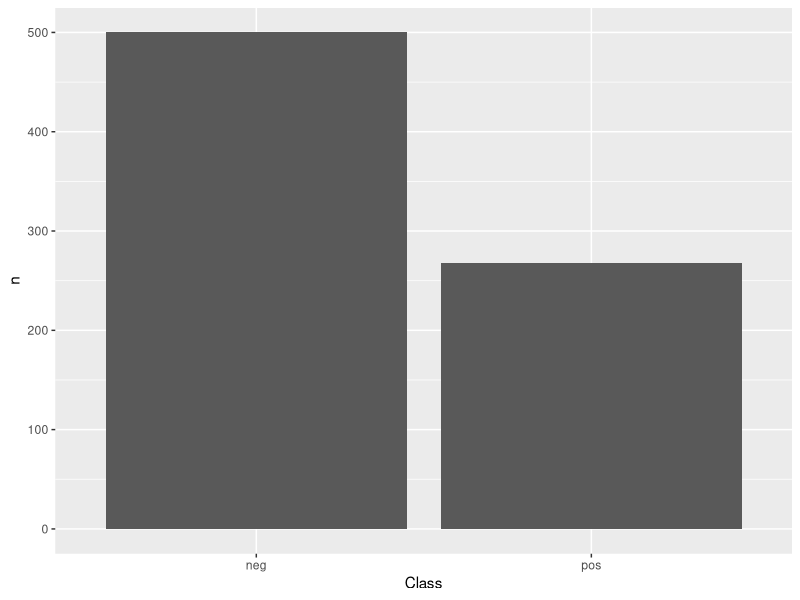
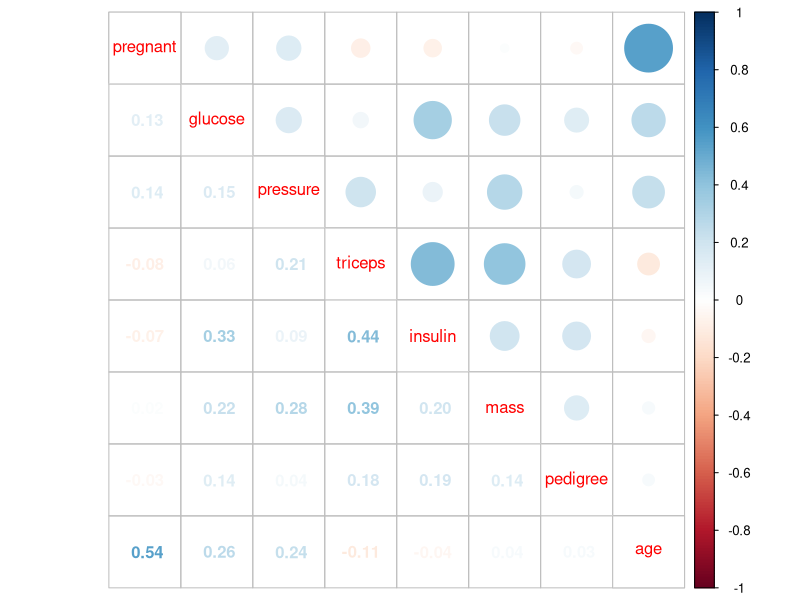

R code for these plots, in order: (Note: this script raises an error after producing the figures.)
## ---- chunk 1
knitr::opts_chunk$set(echo = TRUE)
library('corrplot') # install.packages('corrplot') --> very handy for correlations of large dataframe
library('mlbench') # install.packages('mlbench')
library("tidyverse")
library('caret')
set.seed(123)

data("PimaIndiansDiabetes") 
## ---- chunk 2
dat = PimaIndiansDiabetes %>% 
  as_tibble() %>%
  rename(Class = diabetes) %>%
  mutate(Class = as.factor(Class))
head(dat)
## ---- chunk 3
dat %>%
  group_by(Class) %>%
  count() %>%
  ggplot(aes(x = Class, y = n)) + 
  geom_col()
## ---- chunk 4
corrplot_dat = cor(dat %>% select(-Class))
corrplot.mixed(corrplot_dat)
## ---- chunk 5
# Step 1
## ---- chunk 6
# Step 2
## ---- chunk 7
dat_id = dat %>%
  mutate(id = row_number())

training_split = 0.75 

dat_train = dat_id %>%
  sample_frac(0.75)

dat_test = dat_id %>%
  anti_join(dat_train, by = 'id') %>%
  select(-id)

dat_train = dat_train %>% select(-id)

## ---- chunk 8
dat_train_up = upSample(dat_train %>% select(-Class),
                        dat_train %>% select(Class) %>% pull())
## ---- chunk 9
train_control = trainControl(method = 'cv')

mod_rf = train(dat_train_up %>% select(-Class), 
                dat_train_up$Class, 
                method = 'ranger',
                importance = "impurity",
                trControl = train_control)

pred_rf = predict(mod_rf, dat_test)

mod_rf
## ---- chunk 10
confusionMatrix(pred_rf, dat_test %>% select(Class) %>% pull())
## ---- chunk 11
mod_rf$finalModel
## ---- chunk 12
caret::varImp(mod_rf)
## ---- chunk 13
train_control = trainControl(method = 'cv',
                     number = 10)

mod_logreg = train(dat_train_up %>% select(-Class), 
                dat_train_up$Class, 
                method = "glm", 
                family = "binomial",
                trControl = train_control)

pred_logreg = predict(mod_logreg, dat_test)

mod_logreg
## ---- chunk 14
confusionMatrix(pred_logreg, dat_test %>% select(Class) %>% pull())
## ---- chunk 15
train_control = trainControl(method="cv")

tune_grid = expand.grid(
  .mtry = 1:round(sqrt(ncol(dat_train_up))),
  .splitrule = "gini",
  .min.node.size = c(10, 20)
)

mod_rf_grid = train(Class ~ ., 
                    data = dat_train_up, 
                    method = "ranger", 
                    tuneGrid = tune_grid, 
                    trControl = train_control)

mod_rf_grid
